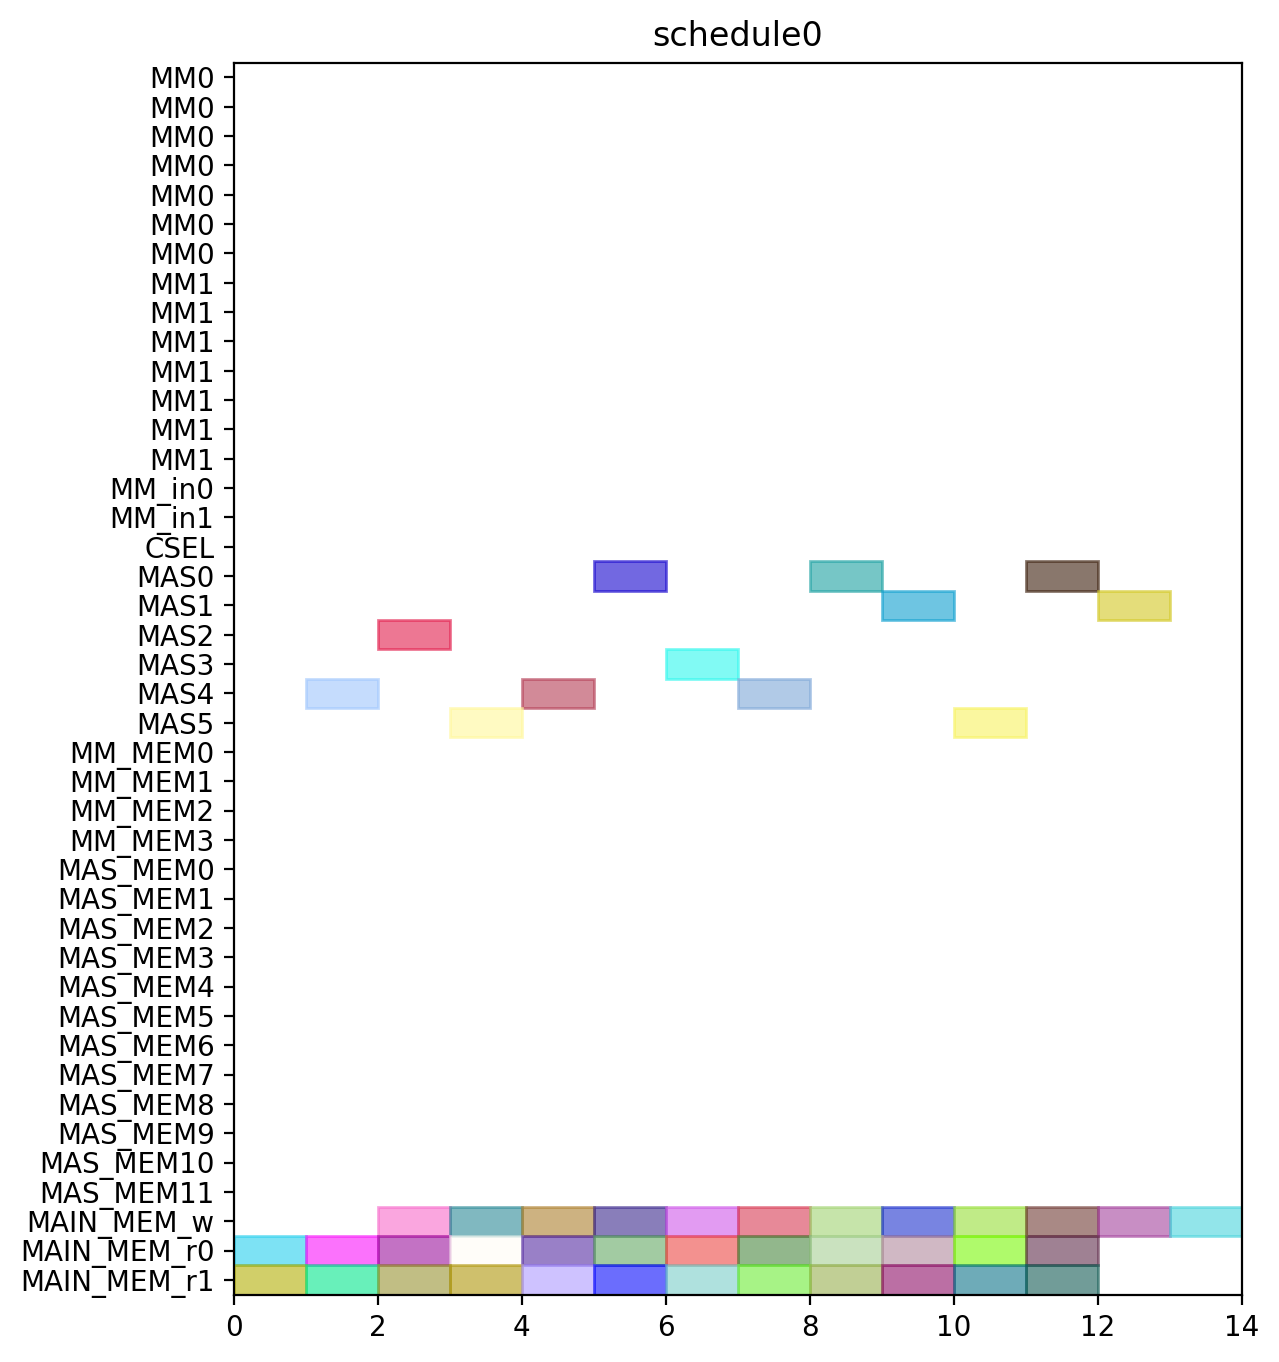

This figure's Python source:
from pyschedule import Scenario, solvers, plotters, alt


def solve():
	horizon = 120
	S = Scenario("schedule0", horizon=horizon)

	# resource
	MM = S.Resources('MM', num=2, size=7)
	MM_in = S.Resources('MM_in', num=2)
	CSEL = S.Resource('CSEL')
	MAS = S.Resources('MAS', num=6, size=1, periods=range(1, horizon))
	MM_MEM = S.Resources('MM_MEM', num=4)
	MAS_MEM = S.Resources('MAS_MEM', num=12)
	MAIN_MEM_w = S.Resource('MAIN_MEM_w', size=1)
	MAIN_MEM_r = S.Resources('MAIN_MEM_r', num=2)

	# result of previous scheduling

	# new tasks
	c000 = S.Task('c000', length=1, delay_cost=1)
	c000 += alt(MAS)
	S += 0<c000

	c000_w = S.Task('c000_w', length=1, delay_cost=1)
	c000_w += alt(MAIN_MEM_w)
	S += c000 <= c000_w

	c000_mem0 = S.Task('c000_mem0', length=1, delay_cost=1)
	c000_mem0 += MAIN_MEM_r[0]
	S += c000_mem0 <= c000

	c000_mem1 = S.Task('c000_mem1', length=1, delay_cost=1)
	c000_mem1 += MAIN_MEM_r[1]
	S += c000_mem1 <= c000

	c001 = S.Task('c001', length=1, delay_cost=1)
	c001 += alt(MAS)
	S += 0<c001

	c001_w = S.Task('c001_w', length=1, delay_cost=1)
	c001_w += alt(MAIN_MEM_w)
	S += c001 <= c001_w

	c001_mem0 = S.Task('c001_mem0', length=1, delay_cost=1)
	c001_mem0 += MAIN_MEM_r[0]
	S += c001_mem0 <= c001

	c001_mem1 = S.Task('c001_mem1', length=1, delay_cost=1)
	c001_mem1 += MAIN_MEM_r[1]
	S += c001_mem1 <= c001

	c010 = S.Task('c010', length=1, delay_cost=1)
	c010 += alt(MAS)
	S += 0<c010

	c010_w = S.Task('c010_w', length=1, delay_cost=1)
	c010_w += alt(MAIN_MEM_w)
	S += c010 <= c010_w

	c010_mem0 = S.Task('c010_mem0', length=1, delay_cost=1)
	c010_mem0 += MAIN_MEM_r[0]
	S += c010_mem0 <= c010

	c010_mem1 = S.Task('c010_mem1', length=1, delay_cost=1)
	c010_mem1 += MAIN_MEM_r[1]
	S += c010_mem1 <= c010

	c011 = S.Task('c011', length=1, delay_cost=1)
	c011 += alt(MAS)
	S += 0<c011

	c011_w = S.Task('c011_w', length=1, delay_cost=1)
	c011_w += alt(MAIN_MEM_w)
	S += c011 <= c011_w

	c011_mem0 = S.Task('c011_mem0', length=1, delay_cost=1)
	c011_mem0 += MAIN_MEM_r[0]
	S += c011_mem0 <= c011

	c011_mem1 = S.Task('c011_mem1', length=1, delay_cost=1)
	c011_mem1 += MAIN_MEM_r[1]
	S += c011_mem1 <= c011

	c100 = S.Task('c100', length=1, delay_cost=1)
	c100 += alt(MAS)
	S += 0<c100

	c100_w = S.Task('c100_w', length=1, delay_cost=1)
	c100_w += alt(MAIN_MEM_w)
	S += c100 <= c100_w

	c100_mem0 = S.Task('c100_mem0', length=1, delay_cost=1)
	c100_mem0 += MAIN_MEM_r[0]
	S += c100_mem0 <= c100

	c100_mem1 = S.Task('c100_mem1', length=1, delay_cost=1)
	c100_mem1 += MAIN_MEM_r[1]
	S += c100_mem1 <= c100

	c101 = S.Task('c101', length=1, delay_cost=1)
	c101 += alt(MAS)
	S += 0<c101

	c101_w = S.Task('c101_w', length=1, delay_cost=1)
	c101_w += alt(MAIN_MEM_w)
	S += c101 <= c101_w

	c101_mem0 = S.Task('c101_mem0', length=1, delay_cost=1)
	c101_mem0 += MAIN_MEM_r[0]
	S += c101_mem0 <= c101

	c101_mem1 = S.Task('c101_mem1', length=1, delay_cost=1)
	c101_mem1 += MAIN_MEM_r[1]
	S += c101_mem1 <= c101

	c110 = S.Task('c110', length=1, delay_cost=1)
	c110 += alt(MAS)
	S += 0<c110

	c110_w = S.Task('c110_w', length=1, delay_cost=1)
	c110_w += alt(MAIN_MEM_w)
	S += c110 <= c110_w

	c110_mem0 = S.Task('c110_mem0', length=1, delay_cost=1)
	c110_mem0 += MAIN_MEM_r[0]
	S += c110_mem0 <= c110

	c110_mem1 = S.Task('c110_mem1', length=1, delay_cost=1)
	c110_mem1 += MAIN_MEM_r[1]
	S += c110_mem1 <= c110

	c111 = S.Task('c111', length=1, delay_cost=1)
	c111 += alt(MAS)
	S += 0<c111

	c111_w = S.Task('c111_w', length=1, delay_cost=1)
	c111_w += alt(MAIN_MEM_w)
	S += c111 <= c111_w

	c111_mem0 = S.Task('c111_mem0', length=1, delay_cost=1)
	c111_mem0 += MAIN_MEM_r[0]
	S += c111_mem0 <= c111

	c111_mem1 = S.Task('c111_mem1', length=1, delay_cost=1)
	c111_mem1 += MAIN_MEM_r[1]
	S += c111_mem1 <= c111

	c200 = S.Task('c200', length=1, delay_cost=1)
	c200 += alt(MAS)
	S += 0<c200

	c200_w = S.Task('c200_w', length=1, delay_cost=1)
	c200_w += alt(MAIN_MEM_w)
	S += c200 <= c200_w

	c200_mem0 = S.Task('c200_mem0', length=1, delay_cost=1)
	c200_mem0 += MAIN_MEM_r[0]
	S += c200_mem0 <= c200

	c200_mem1 = S.Task('c200_mem1', length=1, delay_cost=1)
	c200_mem1 += MAIN_MEM_r[1]
	S += c200_mem1 <= c200

	c201 = S.Task('c201', length=1, delay_cost=1)
	c201 += alt(MAS)
	S += 0<c201

	c201_w = S.Task('c201_w', length=1, delay_cost=1)
	c201_w += alt(MAIN_MEM_w)
	S += c201 <= c201_w

	c201_mem0 = S.Task('c201_mem0', length=1, delay_cost=1)
	c201_mem0 += MAIN_MEM_r[0]
	S += c201_mem0 <= c201

	c201_mem1 = S.Task('c201_mem1', length=1, delay_cost=1)
	c201_mem1 += MAIN_MEM_r[1]
	S += c201_mem1 <= c201

	c210 = S.Task('c210', length=1, delay_cost=1)
	c210 += alt(MAS)
	S += 0<c210

	c210_w = S.Task('c210_w', length=1, delay_cost=1)
	c210_w += alt(MAIN_MEM_w)
	S += c210 <= c210_w

	c210_mem0 = S.Task('c210_mem0', length=1, delay_cost=1)
	c210_mem0 += MAIN_MEM_r[0]
	S += c210_mem0 <= c210

	c210_mem1 = S.Task('c210_mem1', length=1, delay_cost=1)
	c210_mem1 += MAIN_MEM_r[1]
	S += c210_mem1 <= c210

	c211 = S.Task('c211', length=1, delay_cost=1)
	c211 += alt(MAS)
	S += 0<c211

	c211_w = S.Task('c211_w', length=1, delay_cost=1)
	c211_w += alt(MAIN_MEM_w)
	S += c211 <= c211_w

	c211_mem0 = S.Task('c211_mem0', length=1, delay_cost=1)
	c211_mem0 += MAIN_MEM_r[0]
	S += c211_mem0 <= c211

	c211_mem1 = S.Task('c211_mem1', length=1, delay_cost=1)
	c211_mem1 += MAIN_MEM_r[1]
	S += c211_mem1 <= c211

	solvers.mip.solve(S,msg=1,kind='CPLEX',ratio_gap=1.01)

	solution = [['hoge']*len(S.solution()[1]) for i in range(len(S.solution()))]
	for i in range(len(S.solution())):
		for j in range(len(S.solution()[i])):
			solution[i][j]=str(S.solution()[i][j])
	print(solution)

	cycles = int(solution[-1][3])

	pic_file_name = "/home/mfukuda/ABE/multiRAM_multiMAS_16mux/scheduling_result/stage7MM2_stage1MAS6/CONJ/schedule0.png"
	if(S.solution() != []):
		plotters.matplotlib.plot(S,img_filename=pic_file_name, show_task_labels=False, fig_size=(cycles*0.25+3, 8))

	return solution
